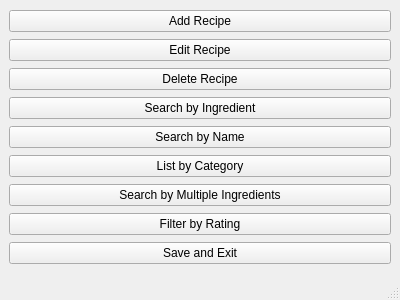
<?xml version="1.0" encoding="UTF-8"?>
<ui version="4.0">
 <class>MainWindow</class>
 <widget class="QMainWindow" name="MainWindow">
  <property name="geometry">
   <rect>
    <x>0</x>
    <y>0</y>
    <width>400</width>
    <height>300</height>
   </rect>
  </property>
  <property name="windowTitle">
   <string>Recipe Manager</string>
  </property>
  <widget class="QWidget" name="centralWidget">
   <layout class="QVBoxLayout" name="verticalLayout">
    <item>
     <widget class="QPushButton" name="addRecipeButton">
      <property name="text">
       <string>Add Recipe</string>
      </property>
     </widget>
    </item>
    <item>
     <widget class="QPushButton" name="editRecipeButton">
      <property name="text">
       <string>Edit Recipe</string>
      </property>
     </widget>
    </item>
    <item>
     <widget class="QPushButton" name="deleteRecipeButton">
      <property name="text">
       <string>Delete Recipe</string>
      </property>
     </widget>
    </item>
    <item>
     <widget class="QPushButton" name="searchByIngredientButton">
      <property name="text">
       <string>Search by Ingredient</string>
      </property>
     </widget>
    </item>
    <item>
     <widget class="QPushButton" name="searchByNameButton">
      <property name="text">
       <string>Search by Name</string>
      </property>
     </widget>
    </item>
    <item>
     <widget class="QPushButton" name="listByCategoryButton">
      <property name="text">
       <string>List by Category</string>
      </property>
     </widget>
    </item>
    <item>
     <widget class="QPushButton" name="searchByMultipleIngredientsButton">
      <property name="text">
       <string>Search by Multiple Ingredients</string>
      </property>
     </widget>
    </item>
    <item>
     <widget class="QPushButton" name="filterByRatingButton">
      <property name="text">
       <string>Filter by Rating</string>
      </property>
     </widget>
    </item>
    <item>
     <widget class="QPushButton" name="saveAndExitButton">
      <property name="text">
       <string>Save and Exit</string>
      </property>
     </widget>
    </item>
   </layout>
  </widget>
  <widget class="QMenuBar" name="menuBar"/>
  <widget class="QStatusBar" name="statusBar"/>
 </widget>
 <resources/>
 <connections/>
</ui>
